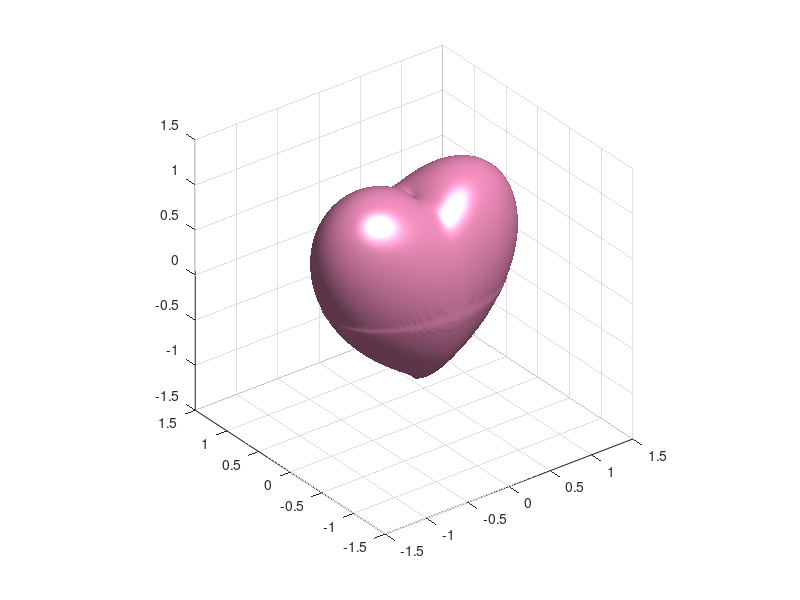

This figure's MATLAB source:
[Y,X,Z] = ndgrid(linspace(-2,2,200),linspace(-2,2,200),linspace(-2,2,200)); 

f = (X.^2+9/4*Y.^2+Z.^2-1).^3-X.^2.*Z.^3-9/80*Y.^2.*Z.^3; 

figure;
isosurface(X,Y,Z,f,.0); 
cmap = [255, 150, 200]./255;
colormap(cmap);
view(3); 
axis equal tight;
axis([-1.5 1.5 -1.5 1.5 -1.5 1.5]);
grid on;